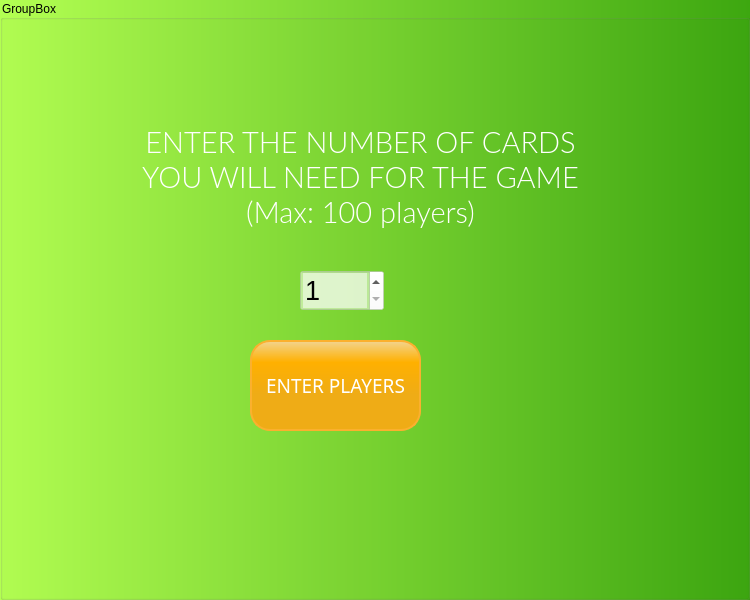
   <widget class="QGroupBox" name="groupBoxPrintCards">
    <property name="geometry">
     <rect>
      <x>0</x>
      <y>-40</y>
      <width>750</width>
      <height>600</height>
     </rect>
    </property>
    <property name="styleSheet">
     <string notr="true">background: qlineargradient( x1:0 y1:0, x2:1 y2:0, stop:0 #b3ff52, stop:1 #3da710);</string>
    </property>
    <property name="title">
     <string>GroupBox</string>
    </property>
    <widget class="QTextEdit" name="textEditEnterNumberOfPlayers">
     <property name="geometry">
      <rect>
       <x>120</x>
       <y>120</y>
       <width>481</width>
       <height>131</height>
      </rect>
     </property>
     <property name="sizePolicy">
      <sizepolicy hsizetype="Minimum" vsizetype="Minimum">
       <horstretch>0</horstretch>
       <verstretch>0</verstretch>
      </sizepolicy>
     </property>
     <property name="palette">
      <palette>
       <active>
        <colorrole role="Button">
         <brush brushstyle="SolidPattern">
          <color alpha="0">
           <red>0</red>
           <green>0</green>
           <blue>0</blue>
          </color>
         </brush>
        </colorrole>
        <colorrole role="Base">
         <brush brushstyle="NoBrush">
          <color alpha="255">
           <red>0</red>
           <green>0</green>
           <blue>0</blue>
          </color>
         </brush>
        </colorrole>
        <colorrole role="Window">
         <brush brushstyle="SolidPattern">
          <color alpha="0">
           <red>0</red>
           <green>0</green>
           <blue>0</blue>
          </color>
         </brush>
        </colorrole>
       </active>
       <inactive>
        <colorrole role="Button">
         <brush brushstyle="SolidPattern">
          <color alpha="0">
           <red>0</red>
           <green>0</green>
           <blue>0</blue>
          </color>
         </brush>
        </colorrole>
        <colorrole role="Base">
         <brush brushstyle="NoBrush">
          <color alpha="255">
           <red>0</red>
           <green>0</green>
           <blue>0</blue>
          </color>
         </brush>
        </colorrole>
        <colorrole role="Window">
         <brush brushstyle="SolidPattern">
          <color alpha="0">
           <red>0</red>
           <green>0</green>
           <blue>0</blue>
          </color>
         </brush>
        </colorrole>
       </inactive>
       <disabled>
        <colorrole role="Button">
         <brush brushstyle="SolidPattern">
          <color alpha="0">
           <red>0</red>
           <green>0</green>
           <blue>0</blue>
          </color>
         </brush>
        </colorrole>
        <colorrole role="Base">
         <brush brushstyle="NoBrush">
          <color alpha="255">
           <red>0</red>
           <green>0</green>
           <blue>0</blue>
          </color>
         </brush>
        </colorrole>
        <colorrole role="Window">
         <brush brushstyle="SolidPattern">
          <color alpha="0">
           <red>0</red>
           <green>0</green>
           <blue>0</blue>
          </color>
         </brush>
        </colorrole>
       </disabled>
      </palette>
     </property>
     <property name="font">
      <font>
       <family>Lato</family>
      </font>
     </property>
     <property name="autoFillBackground">
      <bool>false</bool>
     </property>
     <property name="styleSheet">
      <string notr="true">background-color: rgba(0,0,0,0%);
border-color: rgba(0,0,0,0%)</string>
     </property>
     <property name="inputMethodHints">
      <set>Qt::ImhNone</set>
     </property>
     <property name="frameShape">
      <enum>QFrame::NoFrame</enum>
     </property>
     <property name="frameShadow">
      <enum>QFrame::Raised</enum>
     </property>
     <property name="lineWidth">
      <number>0</number>
     </property>
     <property name="verticalScrollBarPolicy">
      <enum>Qt::ScrollBarAlwaysOff</enum>
     </property>
     <property name="horizontalScrollBarPolicy">
      <enum>Qt::ScrollBarAlwaysOff</enum>
     </property>
     <property name="sizeAdjustPolicy">
      <enum>QAbstractScrollArea::AdjustIgnored</enum>
     </property>
     <property name="readOnly">
      <bool>true</bool>
     </property>
     <property name="html">
      <string>&lt;!DOCTYPE HTML PUBLIC &quot;-//W3C//DTD HTML 4.0//EN&quot; &quot;http://www.w3.org/TR/REC-html40/strict.dtd&quot;&gt;
&lt;html&gt;&lt;head&gt;&lt;meta name=&quot;qrichtext&quot; content=&quot;1&quot; /&gt;&lt;style type=&quot;text/css&quot;&gt;
p, li { white-space: pre-wrap; }
&lt;/style&gt;&lt;/head&gt;&lt;body style=&quot; font-family:'Lato'; font-size:9pt; font-weight:400; font-style:normal;&quot;&gt;
&lt;p align=&quot;center&quot; style=&quot; margin-top:0px; margin-bottom:0px; margin-left:0px; margin-right:0px; -qt-block-indent:0; text-indent:0px;&quot;&gt;&lt;span style=&quot; font-family:'Sans Serif'; font-size:22pt; font-weight:296; color:#ffffff;&quot;&gt;ENTER THE NUMBER OF CARDS YOU WILL NEED FOR THE GAME (Max: 100 players)&lt;/span&gt;&lt;/p&gt;&lt;/body&gt;&lt;/html&gt;</string>
     </property>
     <property name="tabStopWidth">
      <number>0</number>
     </property>
     <property name="cursorWidth">
      <number>0</number>
     </property>
    </widget>
    <widget class="QSpinBox" name="spinBoxPlayers">
     <property name="geometry">
      <rect>
       <x>300</x>
       <y>270</y>
       <width>84</width>
       <height>41</height>
      </rect>
     </property>
     <property name="palette">
      <palette>
       <active>
        <colorrole role="Button">
         <brush brushstyle="SolidPattern">
          <color alpha="127">
           <red>255</red>
           <green>255</green>
           <blue>255</blue>
          </color>
         </brush>
        </colorrole>
        <colorrole role="Base">
         <brush brushstyle="NoBrush">
          <color alpha="255">
           <red>0</red>
           <green>0</green>
           <blue>0</blue>
          </color>
         </brush>
        </colorrole>
        <colorrole role="Window">
         <brush brushstyle="SolidPattern">
          <color alpha="127">
           <red>255</red>
           <green>255</green>
           <blue>255</blue>
          </color>
         </brush>
        </colorrole>
       </active>
       <inactive>
        <colorrole role="Button">
         <brush brushstyle="SolidPattern">
          <color alpha="127">
           <red>255</red>
           <green>255</green>
           <blue>255</blue>
          </color>
         </brush>
        </colorrole>
        <colorrole role="Base">
         <brush brushstyle="NoBrush">
          <color alpha="255">
           <red>0</red>
           <green>0</green>
           <blue>0</blue>
          </color>
         </brush>
        </colorrole>
        <colorrole role="Window">
         <brush brushstyle="SolidPattern">
          <color alpha="127">
           <red>255</red>
           <green>255</green>
           <blue>255</blue>
          </color>
         </brush>
        </colorrole>
       </inactive>
       <disabled>
        <colorrole role="Button">
         <brush brushstyle="SolidPattern">
          <color alpha="127">
           <red>255</red>
           <green>255</green>
           <blue>255</blue>
          </color>
         </brush>
        </colorrole>
        <colorrole role="Base">
         <brush brushstyle="NoBrush">
          <color alpha="255">
           <red>0</red>
           <green>0</green>
           <blue>0</blue>
          </color>
         </brush>
        </colorrole>
        <colorrole role="Window">
         <brush brushstyle="SolidPattern">
          <color alpha="127">
           <red>255</red>
           <green>255</green>
           <blue>255</blue>
          </color>
         </brush>
        </colorrole>
       </disabled>
      </palette>
     </property>
     <property name="font">
      <font>
       <pointsize>20</pointsize>
      </font>
     </property>
     <property name="styleSheet">
      <string notr="true">background-color: rgba(255,255,255,50%)</string>
     </property>
     <property name="minimum">
      <number>1</number>
     </property>
     <property name="maximum">
      <number>100</number>
     </property>
    </widget>
    <widget class="QPushButton" name="pushButtonEnterPlayers">
     <property name="geometry">
      <rect>
       <x>250</x>
       <y>340</y>
       <width>171</width>
       <height>91</height>
      </rect>
     </property>
     <property name="palette">
      <palette>
       <active>
        <colorrole role="WindowText">
         <brush brushstyle="SolidPattern">
          <color alpha="255">
           <red>255</red>
           <green>255</green>
           <blue>255</blue>
          </color>
         </brush>
        </colorrole>
        <colorrole role="Button">
         <brush brushstyle="LinearGradientPattern">
          <gradient startx="0.000000000000000" starty="0.000000000000000" endx="0.000000000000000" endy="0.600000000000000" type="LinearGradient" spread="PadSpread" coordinatemode="ObjectBoundingMode">
           <gradientstop position="0.000000000000000">
            <color alpha="255">
             <red>242</red>
             <green>212</green>
             <blue>144</blue>
            </color>
           </gradientstop>
           <gradientstop position="0.400000000000000">
            <color alpha="255">
             <red>255</red>
             <green>176</green>
             <blue>0</blue>
            </color>
           </gradientstop>
           <gradientstop position="1.000000000000000">
            <color alpha="255">
             <red>239</red>
             <green>172</green>
             <blue>22</blue>
            </color>
           </gradientstop>
          </gradient>
         </brush>
        </colorrole>
        <colorrole role="ButtonText">
         <brush brushstyle="SolidPattern">
          <color alpha="255">
           <red>255</red>
           <green>255</green>
           <blue>255</blue>
          </color>
         </brush>
        </colorrole>
        <colorrole role="Base">
         <brush brushstyle="LinearGradientPattern">
          <gradient startx="0.000000000000000" starty="0.000000000000000" endx="0.000000000000000" endy="0.600000000000000" type="LinearGradient" spread="PadSpread" coordinatemode="ObjectBoundingMode">
           <gradientstop position="0.000000000000000">
            <color alpha="255">
             <red>242</red>
             <green>212</green>
             <blue>144</blue>
            </color>
           </gradientstop>
           <gradientstop position="0.400000000000000">
            <color alpha="255">
             <red>255</red>
             <green>176</green>
             <blue>0</blue>
            </color>
           </gradientstop>
           <gradientstop position="1.000000000000000">
            <color alpha="255">
             <red>239</red>
             <green>172</green>
             <blue>22</blue>
            </color>
           </gradientstop>
          </gradient>
         </brush>
        </colorrole>
        <colorrole role="Window">
         <brush brushstyle="LinearGradientPattern">
          <gradient startx="0.000000000000000" starty="0.000000000000000" endx="0.000000000000000" endy="0.600000000000000" type="LinearGradient" spread="PadSpread" coordinatemode="ObjectBoundingMode">
           <gradientstop position="0.000000000000000">
            <color alpha="255">
             <red>242</red>
             <green>212</green>
             <blue>144</blue>
            </color>
           </gradientstop>
           <gradientstop position="0.400000000000000">
            <color alpha="255">
             <red>255</red>
             <green>176</green>
             <blue>0</blue>
            </color>
           </gradientstop>
           <gradientstop position="1.000000000000000">
            <color alpha="255">
             <red>239</red>
             <green>172</green>
             <blue>22</blue>
            </color>
           </gradientstop>
          </gradient>
         </brush>
        </colorrole>
       </active>
       <inactive>
        <colorrole role="WindowText">
         <brush brushstyle="SolidPattern">
          <color alpha="255">
           <red>255</red>
           <green>255</green>
           <blue>255</blue>
          </color>
         </brush>
        </colorrole>
        <colorrole role="Button">
         <brush brushstyle="LinearGradientPattern">
          <gradient startx="0.000000000000000" starty="0.000000000000000" endx="0.000000000000000" endy="0.600000000000000" type="LinearGradient" spread="PadSpread" coordinatemode="ObjectBoundingMode">
           <gradientstop position="0.000000000000000">
            <color alpha="255">
             <red>242</red>
             <green>212</green>
             <blue>144</blue>
            </color>
           </gradientstop>
           <gradientstop position="0.400000000000000">
            <color alpha="255">
             <red>255</red>
             <green>176</green>
             <blue>0</blue>
            </color>
           </gradientstop>
           <gradientstop position="1.000000000000000">
            <color alpha="255">
             <red>239</red>
             <green>172</green>
             <blue>22</blue>
            </color>
           </gradientstop>
          </gradient>
         </brush>
        </colorrole>
        <colorrole role="ButtonText">
         <brush brushstyle="SolidPattern">
          <color alpha="255">
           <red>255</red>
           <green>255</green>
           <blue>255</blue>
          </color>
         </brush>
        </colorrole>
        <colorrole role="Base">
         <brush brushstyle="LinearGradientPattern">
          <gradient startx="0.000000000000000" starty="0.000000000000000" endx="0.000000000000000" endy="0.600000000000000" type="LinearGradient" spread="PadSpread" coordinatemode="ObjectBoundingMode">
           <gradientstop position="0.000000000000000">
            <color alpha="255">
             <red>242</red>
             <green>212</green>
             <blue>144</blue>
            </color>
           </gradientstop>
           <gradientstop position="0.400000000000000">
            <color alpha="255">
             <red>255</red>
             <green>176</green>
             <blue>0</blue>
            </color>
           </gradientstop>
           <gradientstop position="1.000000000000000">
            <color alpha="255">
             <red>239</red>
             <green>172</green>
             <blue>22</blue>
            </color>
           </gradientstop>
          </gradient>
         </brush>
        </colorrole>
        <colorrole role="Window">
         <brush brushstyle="LinearGradientPattern">
          <gradient startx="0.000000000000000" starty="0.000000000000000" endx="0.000000000000000" endy="0.600000000000000" type="LinearGradient" spread="PadSpread" coordinatemode="ObjectBoundingMode">
           <gradientstop position="0.000000000000000">
            <color alpha="255">
             <red>242</red>
             <green>212</green>
             <blue>144</blue>
            </color>
           </gradientstop>
           <gradientstop position="0.400000000000000">
            <color alpha="255">
             <red>255</red>
             <green>176</green>
             <blue>0</blue>
            </color>
           </gradientstop>
           <gradientstop position="1.000000000000000">
            <color alpha="255">
             <red>239</red>
             <green>172</green>
             <blue>22</blue>
            </color>
           </gradientstop>
          </gradient>
         </brush>
        </colorrole>
       </inactive>
       <disabled>
        <colorrole role="WindowText">
         <brush brushstyle="SolidPattern">
          <color alpha="255">
           <red>190</red>
           <green>190</green>
           <blue>190</blue>
          </color>
         </brush>
        </colorrole>
        <colorrole role="Button">
         <brush brushstyle="LinearGradientPattern">
          <gradient startx="0.000000000000000" starty="0.000000000000000" endx="0.000000000000000" endy="0.600000000000000" type="LinearGradient" spread="PadSpread" coordinatemode="ObjectBoundingMode">
           <gradientstop position="0.000000000000000">
            <color alpha="255">
             <red>242</red>
             <green>212</green>
             <blue>144</blue>
            </color>
           </gradientstop>
           <gradientstop position="0.400000000000000">
            <color alpha="255">
             <red>255</red>
             <green>176</green>
             <blue>0</blue>
            </color>
           </gradientstop>
           <gradientstop position="1.000000000000000">
            <color alpha="255">
             <red>239</red>
             <green>172</green>
             <blue>22</blue>
            </color>
           </gradientstop>
          </gradient>
         </brush>
        </colorrole>
        <colorrole role="ButtonText">
         <brush brushstyle="SolidPattern">
          <color alpha="255">
           <red>190</red>
           <green>190</green>
           <blue>190</blue>
          </color>
         </brush>
        </colorrole>
        <colorrole role="Base">
         <brush brushstyle="LinearGradientPattern">
          <gradient startx="0.000000000000000" starty="0.000000000000000" endx="0.000000000000000" endy="0.600000000000000" type="LinearGradient" spread="PadSpread" coordinatemode="ObjectBoundingMode">
           <gradientstop position="0.000000000000000">
            <color alpha="255">
             <red>242</red>
             <green>212</green>
             <blue>144</blue>
            </color>
           </gradientstop>
           <gradientstop position="0.400000000000000">
            <color alpha="255">
             <red>255</red>
             <green>176</green>
             <blue>0</blue>
            </color>
           </gradientstop>
           <gradientstop position="1.000000000000000">
            <color alpha="255">
             <red>239</red>
             <green>172</green>
             <blue>22</blue>
            </color>
           </gradientstop>
          </gradient>
         </brush>
        </colorrole>
        <colorrole role="Window">
         <brush brushstyle="LinearGradientPattern">
          <gradient startx="0.000000000000000" starty="0.000000000000000" endx="0.000000000000000" endy="0.600000000000000" type="LinearGradient" spread="PadSpread" coordinatemode="ObjectBoundingMode">
           <gradientstop position="0.000000000000000">
            <color alpha="255">
             <red>242</red>
             <green>212</green>
             <blue>144</blue>
            </color>
           </gradientstop>
           <gradientstop position="0.400000000000000">
            <color alpha="255">
             <red>255</red>
             <green>176</green>
             <blue>0</blue>
            </color>
           </gradientstop>
           <gradientstop position="1.000000000000000">
            <color alpha="255">
             <red>239</red>
             <green>172</green>
             <blue>22</blue>
            </color>
           </gradientstop>
          </gradient>
         </brush>
        </colorrole>
       </disabled>
      </palette>
     </property>
     <property name="font">
      <font>
       <family>Sans Serif</family>
       <pointsize>14</pointsize>
       <weight>50</weight>
       <bold>false</bold>
      </font>
     </property>
     <property name="autoFillBackground">
      <bool>false</bool>
     </property>
     <property name="styleSheet">
      <string notr="true">border: 2px solid #fbb02e;
border-radius: 20px;
background-color: qlineargradient(x1: 0, y1: 0, x2: 0, y2: 0.6, stop: 0 #f2d490, stop: 0.4 #ffb000 stop: 1 #efac16);
min-width: 80px;</string>
     </property>
     <property name="text">
      <string>ENTER PLAYERS</string>
     </property>
     <property name="checkable">
      <bool>true</bool>
     </property>
     <property name="autoExclusive">
      <bool>true</bool>
     </property>
    </widget>
   </widget>
